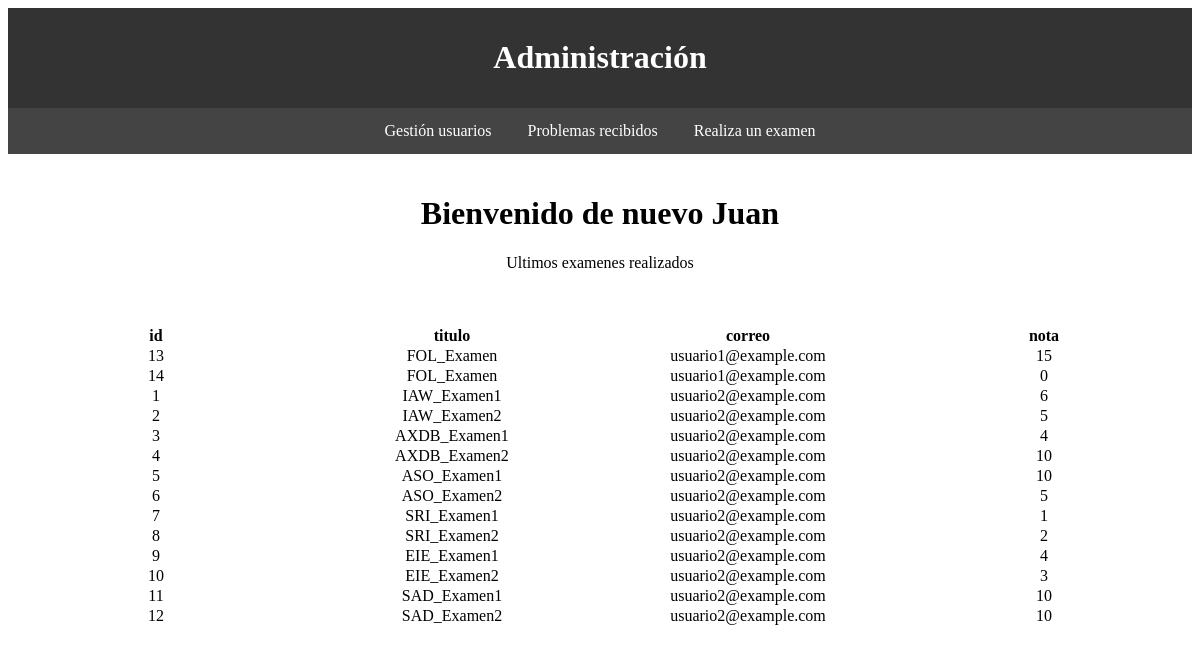
Page /administrador/principalA.php (signed in) on the committed database.
### tables this page shows
CREATE TABLE Examenes_Usuarios (
  id INT AUTO_INCREMENT PRIMARY KEY,
  examen INT,
  usuario varchar(40),
  nota INT,
  FOREIGN KEY (examen) REFERENCES Examenes(id),
  FOREIGN KEY (usuario) REFERENCES Usuarios(correo)
);

CREATE TABLE Examenes (
  id INT AUTO_INCREMENT PRIMARY KEY,
  titulo TEXT,
  grupo INT,
  puntuacionTotal INT,
  borrado BOOLEAN,
  creador varchar(40),
  FOREIGN KEY (creador) REFERENCES Usuarios(correo),
  FOREIGN KEY(grupo) REFERENCES Grupos (id)
);

CREATE TABLE Usuarios (
  correo varchar(40) PRIMARY KEY,
  password TEXT,
  nombre TEXT,
  apellidos TEXT,
  tipoUsuario INT,
  grupo INT,
  FOREIGN KEY(grupo) REFERENCES Grupos (id),
  FOREIGN KEY (tipoUsuario) REFERENCES TiposUser(id)
);

### administrador/principalA.php (the view, shortened to what this page needs)
<!DOCTYPE html>
<html lang="es">
<head>
  </head>
  <body>
    <div id="encabezado">
      <h1>Administración</h1>
    </div>
    <div id="barra-navegacion">
      <a href="GestionUsuariosA.php">Gestión usuarios</a>
      <a href="ProblemasA.php">Problemas recibidos</a>
      <a href="GestionExamenes.php">Realiza un examen</a>
    </div>
    <div id="contenido">
	    <h1>Bienvenido de nuevo <?php session_start();echo $_SESSION['nombre']?> </h1>
        <p> Ultimos examenes realizados <p>
    </div>
        <?php
        include ("../db.php");
        $sql = "SELECT examenes_usuarios.id as id, titulo, usuarios.correo as correo, nota
                from examenes_usuarios INNER JOIN usuarios on examenes_usuarios.usuario = usuarios.correo
                INNER JOIN examenes on examenes_usuarios.examen=examenes.id";
		$resultado = mysqli_query($conn, $sql);
		if (mysqli_num_rows($resultado) > 0) {
            echo "<table>";
            echo "<tr>";
            echo '<th scope="col"> id</th>';
            echo '<th scope="col"> titulo</th>';
            echo '<th scope="col"> correo</th>';
            echo '<th scope="col"> nota</th>';
            echo "</tr></br>";
			while($row = mysqli_fetch_assoc($resultado)) {
				echo "<tr>";
				echo "<td>" . $row["id"] . "</a></td>";
				echo "<td> " . $row["titulo"] . "</td>";
				echo "<td> " . $row["correo"] . "</td>";
				echo "<td> " . $row["nota"] . "</td>";
				echo "</tr>";
			}
            echo "</table>";
        }
        ?>
</body>
</html>

### administrador/principalA.php (style rules this page uses)
#encabezado { background-color: #333; color: #fff; padding: 10px; text-align: center; }
#barra-navegacion { background-color: #444; color: #fff; overflow: hidden; text-align: center; }
#barra-navegacion a { display: inline-block; color: #fff; padding: 14px 16px; text-decoration: none; }
#contenido { padding: 20px; text-align: center; }
table { table-layout: fixed; width: 100%; border-collapse: collapse; }
td { text-align: center; }

### rows in the picture
examenes_usuarios: id "13", examen.titulo "FOL_Examen", usuario.correo "usuario1@example.com", nota "15"
examenes_usuarios: id "14", examen.titulo "FOL_Examen", usuario.correo "usuario1@example.com", nota "0"
examenes_usuarios: id "1", examen.titulo "IAW_Examen1", usuario.correo "usuario2@example.com", nota "6"
examenes_usuarios: id "2", examen.titulo "IAW_Examen2", usuario.correo "usuario2@example.com", nota "5"
examenes_usuarios: id "3", examen.titulo "AXDB_Examen1", usuario.correo "usuario2@example.com", nota "4"
examenes_usuarios: id "4", examen.titulo "AXDB_Examen2", usuario.correo "usuario2@example.com", nota "10"
examenes_usuarios: id "5", examen.titulo "ASO_Examen1", usuario.correo "usuario2@example.com", nota "10"
examenes_usuarios: id "6", examen.titulo "ASO_Examen2", usuario.correo "usuario2@example.com", nota "5"
examenes_usuarios: id "7", examen.titulo "SRI_Examen1", usuario.correo "usuario2@example.com", nota "1"
examenes_usuarios: id "8", examen.titulo "SRI_Examen2", usuario.correo "usuario2@example.com", nota "2"
examenes_usuarios: id "9", examen.titulo "EIE_Examen1", usuario.correo "usuario2@example.com", nota "4"
examenes_usuarios: id "10", examen.titulo "EIE_Examen2", usuario.correo "usuario2@example.com", nota "3"
examenes_usuarios: id "11", examen.titulo "SAD_Examen1", usuario.correo "usuario2@example.com", nota "10"
examenes_usuarios: id "12", examen.titulo "SAD_Examen2", usuario.correo "usuario2@example.com", nota "10"

### other values in the picture
$_SESSION['nombre'] "Juan"
